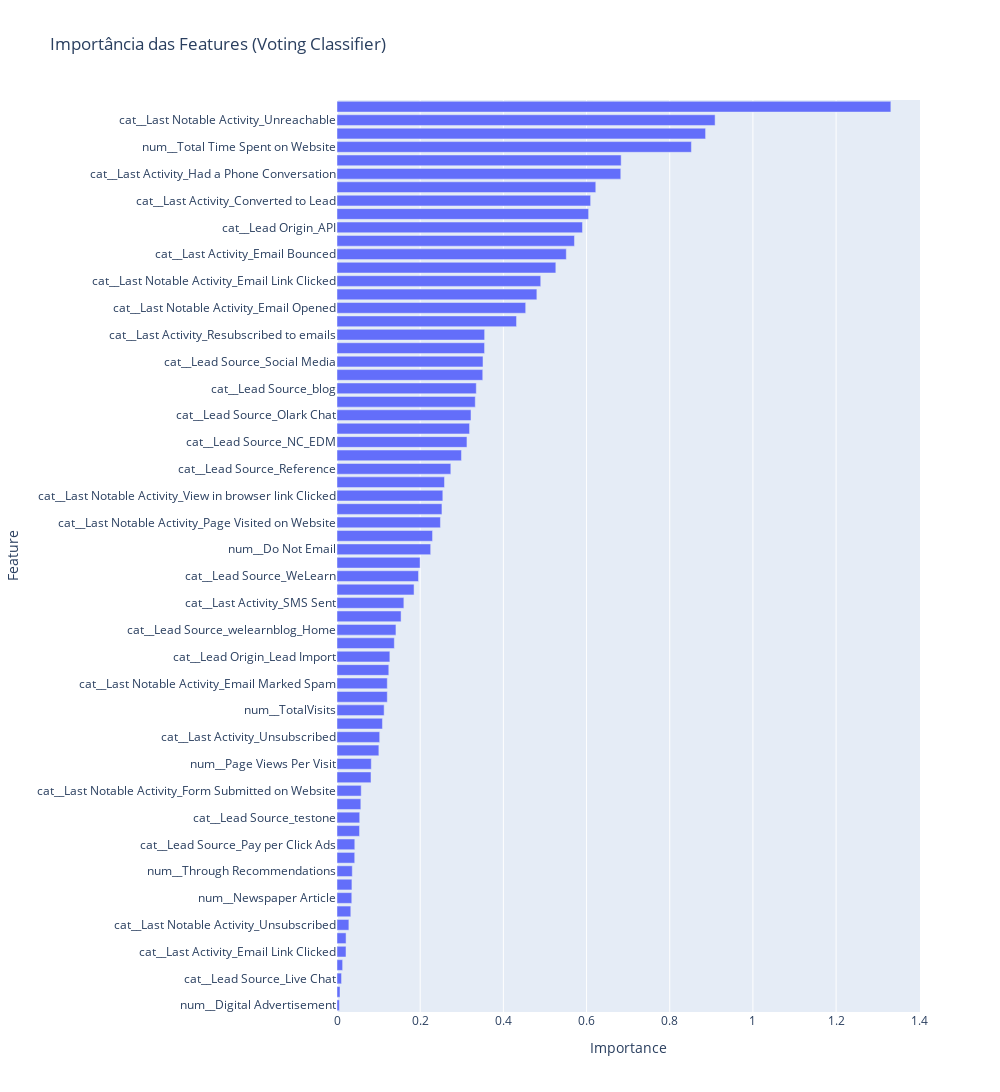

The code cell stored with this chart in its notebook:
### Code cell
# Plotar a importância das features
fig = px.bar(
  df_feature_importances,
  x='Importance',
  y='Feature',
  orientation='h',
  title='Importância das Features (Voting Classifier)'
)

fig.update_layout(
  height=1280,
  width=1000
)

fig.show()

### Figure 1 — Plotly figure (JSON) as saved in the notebook; plotly's stock layout.template omitted (floating-point values rounded to 4 significant figures)
{"data": [{"alignmentgroup": "True", "hovertemplate": "Importance=%{x}<br>Feature=%{y}<extra></extra>", "legendgroup": "", "marker": {"color": "#636efa", "pattern": {"shape": ""}}, "name": "", "offsetgroup": "", "orientation": "h", "showlegend": false, "textposition": "auto", "type": "bar", "x": [0.005724, 0.007278, 0.0109, 0.01355, 0.02167, 0.02177, 0.02856, 0.03318, 0.03554, 0.03588, 0.03676, 0.04263, 0.04277, 0.0542, 0.05459, 0.05729, 0.05822, 0.08172, 0.08245, 0.1007, 0.1026, 0.1093, 0.1133, 0.1209, 0.1209, 0.1245, 0.1271, 0.1378, 0.1417, 0.1541, 0.1608, 0.1853, 0.1959, 0.1997, 0.2252, 0.2297, 0.2487, 0.2523, 0.2544, 0.2584, 0.2736, 0.2992, 0.3125, 0.3187, 0.3221, 0.3324, 0.3349, 0.3504, 0.351, 0.3548, 0.355, 0.4316, 0.4537, 0.4805, 0.4898, 0.5261, 0.5513, 0.5709, 0.5902, 0.605, 0.6098, 0.6222, 0.6823, 0.6832, 0.8521, 0.8862, 0.9091, 1.332], "xaxis": "x", "y": ["num__Digital Advertisement", "num__Search", "cat__Lead Source_Live Chat", "num__A free copy of Mastering The Interview", "cat__Last Activity_Email Link Clicked", "cat__Last Activity_Visited Booth in Tradeshow", "cat__Last Notable Activity_Unsubscribed", "cat__Last Notable Activity_Approached upfront", "num__Newspaper Article", "num__Do Not Call", "num__Through Recommendations", "num__Newspaper", "cat__Lead Source_Pay per Click Ads", "cat__Last Activity_View in browser link Clicked", "cat__Lead Source_testone", "num__X Education Forums", "cat__Last Notable Activity_Form Submitted on Website", "cat__Lead Source_youtubechannel", "num__Page Views Per Visit", "cat__Last Activity_Email Opened", "cat__Last Activity_Unsubscribed", "cat__Lead Source_bing", "num__TotalVisits", "cat__Last Activity_Email Marked Spam", "cat__Last Notable Activity_Email Marked Spam", "cat__Lead Source_Google", "cat__Lead Origin_Lead Import", "cat__Last Notable Activity_Email Received", "cat__Lead Source_welearnblog_Home", "cat__Lead Source_Click2call", "cat__Last Activity_SMS Sent", "cat__Last Notable Activity_Email Bounced", "cat__Lead Source_WeLearn", "cat__Lead Source_Organic Search", "num__Do Not Email", "cat__Last Activity_Unreachable", "cat__Last Notable Activity_Page Visited on Website", "cat__Last Activity_Form Submitted on Website", "cat__Last Notable Activity_View in browser link Clicked", "cat__Lead Source_Referral Sites", "cat__Lead Source_Reference", "cat__Last Activity_Email Received", "cat__Lead Source_NC_EDM", "cat__Last Activity_Page Visited on Website", "cat__Lead Source_Olark Chat", "cat__Lead Source_Direct Traffic", "cat__Lead Source_blog", "cat__Last Notable Activity_SMS Sent", "cat__Lead Source_Social Media", "cat__Last Notable Activity_Resubscribed to emails", "cat__Last Activity_Resubscribed to emails", "cat__Lead Source_Facebook", "cat__Last Notable Activity_Email Opened", "cat__Last Activity_Olark Chat Conversation", "cat__Last Notable Activity_Email Link Clicked", "cat__Last Notable Activity_Modified", "cat__Last Activity_Email Bounced", "cat__Last Notable Activity_Olark Chat Conversation", "cat__Lead Origin_API", "cat__Last Notable Activity_Had a Phone Conversation", "cat__Last Activity_Converted to Lead", "cat__Lead Origin_Landing Page Submission", "cat__Last Activity_Had a Phone Conversation", "cat__Last Activity_Approached upfront", "num__Total Time Spent on Website", "cat__Lead Source_Welingak Website", "cat__Last Notable Activity_Unreachable", "cat__Lead Origin_Lead Add Form"], "yaxis": "y"}], "layout": {"barmode": "relative", "height": 1280, "legend": {"tracegroupgap": 0}, "title": {"text": "Importância das Features (Voting Classifier)"}, "width": 1000, "xaxis": {"anchor": "y", "domain": [0, 1], "title": {"text": "Importance"}}, "yaxis": {"anchor": "x", "domain": [0, 1], "title": {"text": "Feature"}}}}
